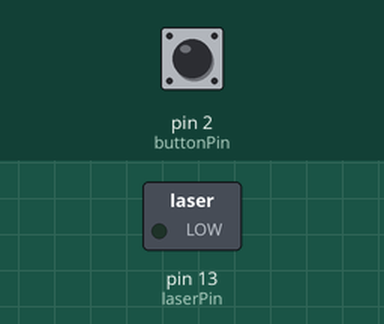
Simulated run of this sketch. Board: Arduino Uno, built with avr-gcc and run on an emulated ATmega328P. Shown: switched loads named in the sketch (green lamp = pin HIGH). The inputs (shaded band) are chosen by the test bench; at power-on: pin 2 (buttonPin) LOW.

Above: at 1.2 s.
1.3 s: pin 2 (buttonPin) pulled HIGH for 0.15 s
At 1.37 s:
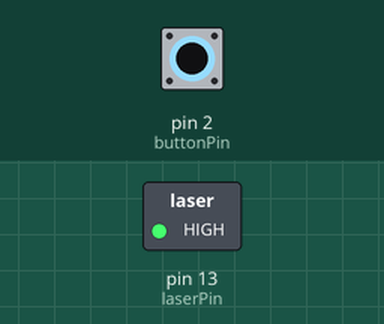
2.9 s: pin 2 (buttonPin) pulled HIGH for 3.2 s
At 6.6 s:
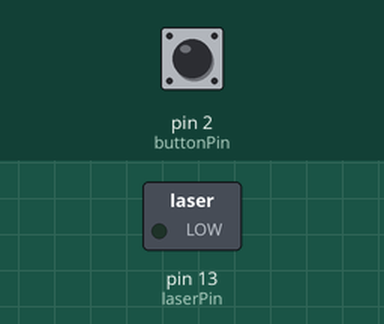
Timing chart, 0 to 8.1 s (numbered marks = the images above; inputs shaded):
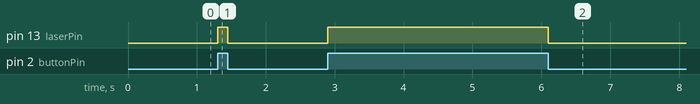

The sketch:

cipher.ino
```cpp
#include <LiquidCrystal.h>
// select the pins used on the LCD panel
LiquidCrystal lcd(8, 9, 4, 5, 6, 7);

// some constants
const int messageLength = 8;  // length of the message
const int symbol[5] = {65, 66, 67, 68, 69};  // symbols in ascii
const char *code[] = {"11", "011", "001", "01", "00"};  // code word for each symbol
const String message = "CABEBDEA";  // constant message example

// some variables
String codeWord = "";  // using a constant String
int lcd_key     = 0;
int adc_key_in  = 0;
int laserPin = 13;  // the laser pin
int buttonPin = 2;  // the button pin
int buttonState = 0;
#define btnSELECT 'A'
#define btnLEFT   'B'
#define btnUP     'C'
#define btnRIGHT  'D'
#define btnDOWN   'E'
#define btnNONE    0
#define pushButton 1

// read the buttons
void read_LCD_buttons()
{
  adc_key_in = analogRead(0);      // read the value from the sensor
  if (adc_key_in > 1000) { //NONE
    lcd_key = btnNONE;
    return;
  }
  if (adc_key_in < 100) { //D
    lcd_key = btnRIGHT;
    return;
  }
  if (adc_key_in < 200)  { //C
    lcd_key = btnUP;
    return;
  }
  if (adc_key_in < 400)  { //E
    lcd_key = btnDOWN;
    return;
  }
  if (adc_key_in < 600)  { //B
    lcd_key = btnLEFT;
    return;
  }
  if (adc_key_in < 800)  { //A
    lcd_key = btnSELECT;
    return;
  }

  if (adc_key_in <900) { //PUSH_BUTTON
    lcd_key = btnNONE;
    return;
  }

  return btnNONE;  // when all others fail, return this...
}

/*
 * cipher the message into binary string
 */
void writeCodeWordNoBtn() {
  for (int i = 0; i < message.length(); i++) {
    switch (message[i]) {
      case 'A':
        codeWord += code[0]; //A
        break;
      case 'B':
        codeWord += code[1]; //B
        break;
      case 'C':
        codeWord += code[2]; //C
        break;
      case 'D':
        codeWord += code[3]; //D
        break;
      case 'E':
        codeWord += code[4]; //E
        break;
      default:
        break;
    }
  }
}

/*
 * Adds the entered letter
 */
void writeCodeWord(){
  if (lcd_key == btnRIGHT){
    codeWord += code[3]; //D
  } else if (lcd_key == btnUP){
    codeWord += code[2]; //C
  } else if (lcd_key == btnDOWN){
    codeWord += code[4]; //E
  } else if (lcd_key == btnLEFT){
    codeWord += code[1]; //B
  } else if (lcd_key == btnSELECT){
    codeWord += code[0]; //A
  }
}

void sendbit() {

}

/*
 * Send the message bit by bit using LASER
 */
void sendMessage() {
  digitalWrite(laserPin, LOW);

  //sends the message bit by bit
  for (int i = 0; i < codeWord.length(); i++) {

    // sends start signal
    Serial.println("Sending start signal ...");
    digitalWrite(laserPin, HIGH);
    delay(1000);  // LASER on for 1 sec


    if (codeWord[i] == '0') {  // make LASER LOW
      Serial.println("Sending 0 ...");
      digitalWrite(laserPin, LOW);
    } else {  // make LASER HIGH
      Serial.println("Sending 1 ...");
      digitalWrite(laserPin, HIGH);
    }
    delay(1500);
    digitalWrite(laserPin, LOW);
    delay(1000);
  }

  digitalWrite(laserPin, LOW);
    delay(1000);
  //sends finish signal
  Serial.println("Sending finish signal ...");
  digitalWrite(laserPin, HIGH);
  delay(1000);

}

/*
 * Reads the buttons
 */
void readInput() {
  while(true){
    read_LCD_buttons();
    writeCodeWord();
    if (lcd_key == pushButton){
      break;
    }
  }
}


void setup() {
  Serial.begin(9600);  // starts the serial
  pinMode(laserPin, OUTPUT);  // assign laser pin for output
  digitalWrite(laserPin, LOW);
  pinMode(buttonPin, INPUT);  // assign button pin for input
  /*writeCodeWordNoBtn();  // cipher message to binary string
  sendMessage();  // sends the ciphered message using LASER*/
}

void loop() {
  // put your main code here, to run repeatedly:
  // read the state of the pushbutton value:
  buttonState = digitalRead(buttonPin);

  // check if the pushbutton is pressed. If it is, the buttonState is HIGH:
  if (buttonState == HIGH) {
    // turn LASER on:
    digitalWrite(laserPin, HIGH);
  } else {
    // turn LASER off:
    digitalWrite(laserPin, LOW);
  }
}
```

Measured:
- after the input at 1.3 s, pin 13 (laserPin): LOW → HIGH at once, → LOW 0.15 s later
- after the input at 2.9 s, pin 13 (laserPin): LOW → HIGH at once, → LOW 3.2 s later
